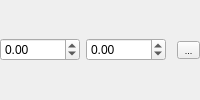
         <widget class="QWidget" name="Rotation" native="true">
          <layout class="QHBoxLayout" name="horizontalLayout_6" stretch="1,1,0,0">
           <property name="leftMargin">
            <number>0</number>
           </property>
           <property name="topMargin">
            <number>0</number>
           </property>
           <property name="rightMargin">
            <number>0</number>
           </property>
           <property name="bottomMargin">
            <number>0</number>
           </property>
           <item>
            <widget class="QcDoubleSpinBox" name="RotationMin">
             <property name="maximumSize">
              <size>
               <width>80</width>
               <height>16777215</height>
              </size>
             </property>
             <property name="minimum">
              <double>-360.990000000000009</double>
             </property>
             <property name="maximum">
              <double>360.990000000000009</double>
             </property>
             <property name="singleStep">
              <double>1.000000000000000</double>
             </property>
            </widget>
           </item>
           <item>
            <widget class="QcDoubleSpinBox" name="RotationMax">
             <property name="maximumSize">
              <size>
               <width>80</width>
               <height>16777215</height>
              </size>
             </property>
             <property name="minimum">
              <double>-360.990000000000009</double>
             </property>
             <property name="maximum">
              <double>360.990000000000009</double>
             </property>
             <property name="singleStep">
              <double>1.000000000000000</double>
             </property>
            </widget>
           </item>
           <item>
            <spacer name="horizontalSpacer_6">
             <property name="orientation">
              <enum>Qt::Horizontal</enum>
             </property>
             <property name="sizeHint" stdset="0">
              <size>
               <width>0</width>
               <height>20</height>
              </size>
             </property>
            </spacer>
           </item>
           <item>
            <widget class="QToolButton" name="RotationEdit">
             <property name="minimumSize">
              <size>
               <width>23</width>
               <height>0</height>
              </size>
             </property>
             <property name="font">
              <font>
               <pointsize>7</pointsize>
              </font>
             </property>
             <property name="text">
              <string>...</string>
             </property>
            </widget>
           </item>
          </layout>
         </widget>
